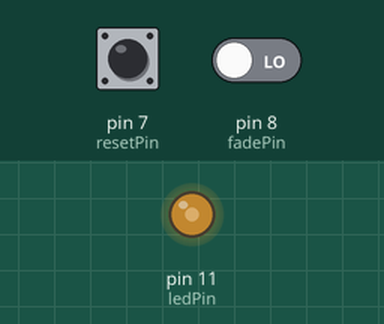
This sketch was run on a simulated Arduino Uno, built with avr-gcc and run on an emulated ATmega328P. On the bench: output pins drawn as LEDs (lit = HIGH). Inputs (shaded band) come from the test bench; at power-on: pin 7 (resetPin) LOW, pin 8 (fadePin) LOW.

Above: at 1.27 s.
1.3 s: pin 7 (resetPin) pulled HIGH for 0.15 s
2.9 s: pin 8 (fadePin) driven HIGH
At 3.05 s:
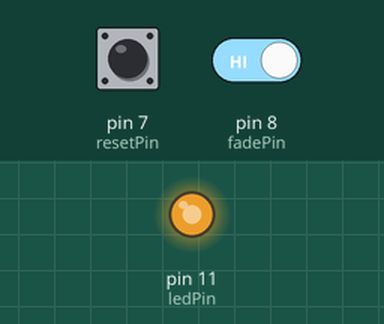
At 5.78 s:
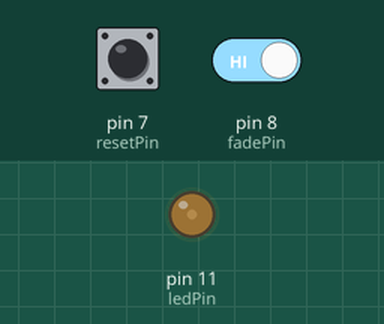
5.9 s: pin 7 (resetPin) pulled HIGH for 1 s
Timing chart, 0 to 15.6 s (numbered marks = the images above; inputs shaded):
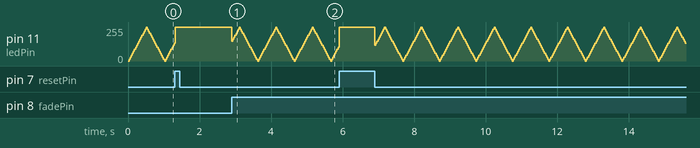

The sketch:

03_Button_III.ino
```cpp
/*
  Button III

  Two buttons, one LED with two modes:
  - Press the RESET button: LED goes solid ON
  - Press the FADE button:  LED pulses in and out (fades up and down repeatedly)

  The circuit:
  - LED attached from pin 11 to ground through 220 ohm resistor
  - pushbutton (reset) attached to pin 8 from +3.3V
  - pushbutton (fade)  attached to pin 7 from +3.3V

  Based on the Button and Fade examples.
  Kludge by Theverant, 2022.

  https://www.arduino.cc/en/Tutorial/BuiltInExamples/Button
*/
// --- PIN NUMBERS ---
// We define all our pin numbers up here so they're easy to find and change.
// "const int" = a whole number that will never change during the program.

const int fadePin  = 8;  // the button that turns the LED ON
const int resetPin = 7;  // the button that turns the LED OFF
const int ledPin = 11;  // the LED output pin

// --- VARIABLES ---
// These all start with some default value but will change as the program runs.

int resetState = HIGH;  // current reading of the reset button (HIGH/LOW)
int fadeState  = LOW;   // current reading of the fade button (HIGH/LOW)
int LEDstate   = 0;     // tracks which MODE the LED is in: HIGH = solid, LOW = fading

int brightness  = 0;    // the LED's current brightness level (0 = off, 255 = full brightness)
int fadeAmount  = 15;    // how much to change brightness each step of the fade
                        // positive = getting brighter, negative = getting dimmer


// =============================================================================
// SETUP — runs ONE TIME when the board powers on
// =============================================================================

void setup() {

  pinMode(ledPin, OUTPUT);
  // This pin sends a signal OUT to the LED.

  pinMode(resetPin, INPUT);
  // This pin LISTENS for the reset button.

  pinMode(fadePin, INPUT);
  // This pin LISTENS for the fade button.
}


// =============================================================================
// LOOP — runs FOREVER, continuously, as long as the board has power
// =============================================================================

void loop() {

  resetState = digitalRead(resetPin);
  // Check: is the reset button being pressed right now?
  // HIGH = yes, LOW = no.

  fadeState = digitalRead(fadePin);
  // Check: is the fade button being pressed right now?


  if (resetState == HIGH) {
    LEDstate = HIGH;
    // Reset button is pressed — switch the LED into SOLID mode.
    // We're just updating the mode flag here. The actual output happens below.
  }
  else {
    if (fadeState == HIGH) {
      LEDstate = LOW;
      // Fade button is pressed — switch the LED into FADING mode.
    }
  }
  // If neither button is pressed, LEDstate stays whatever it was.
  // The LED holds its current mode.


  if (LEDstate == HIGH) {

    digitalWrite(ledPin, HIGH);
    // SOLID mode: just send full electricity to the LED.
    // digitalWrite can only do ON or OFF — no in-between.

  }
  else {
    if (LEDstate == LOW) {

      analogWrite(ledPin, brightness);
      // FADE mode: analogWrite lets you send a PARTIAL amount of electricity.
      // Unlike digitalWrite (which is just ON or OFF), analogWrite takes a number
      // from 0 to 255, where 0 is completely off and 255 is fully on.
      // By changing "brightness" over time, we create a fading effect.

      brightness = brightness + fadeAmount;
      // Each time through the loop, increase brightness by fadeAmount.
      // fadeAmount starts positive (getting brighter), then flips negative (getting dimmer).

      if (brightness <= 0 || brightness >= 255) {
        fadeAmount = -fadeAmount;
        // When brightness hits the bottom (0) or the top (255), reverse direction.
        // If fadeAmount was +5, it becomes -5 (now dimming).
        // If fadeAmount was -5, it becomes +5 (now brightening).
        // This creates the continuous pulse back and forth.
      }

      delay(30);
      // Pause for 30 milliseconds before the next loop.
      // Without this pause, the fade would happen so fast you couldn't see it.
      // delay() takes a number in milliseconds. 1000 = 1 second.

    } // end fade mode
  }

}
```
